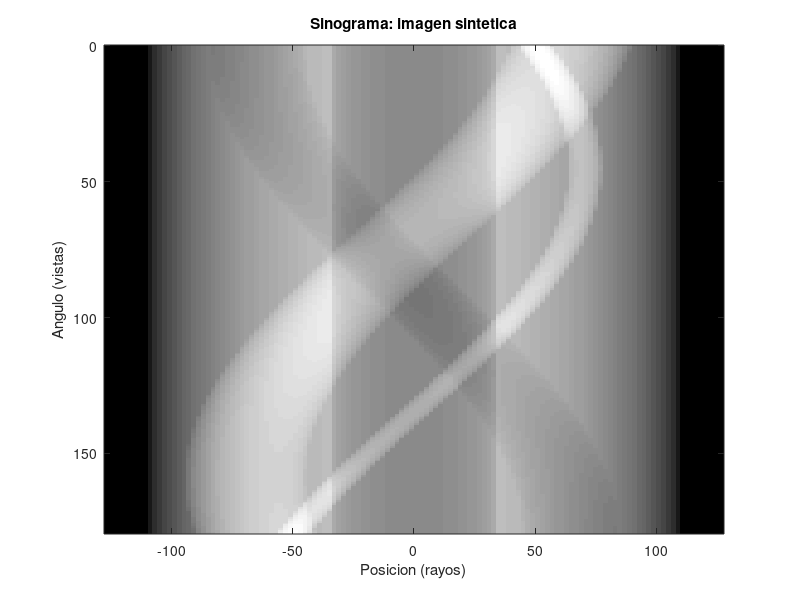

The MATLAB source for this figure:
clc, clear, close all;

circ = [ 0 0 110 2;
 -65 0 20 1;
 0 0 35 0;
 65 -25 25 4;
 50 50 7 8];

% parametros de la geometria
nr = 128; % numero de muestras radiales
dr = 2; % espaciado de los rayos
na = nr*2; % numero de muestras angulares
r = dr * ([1:nr]'-(nr+1)/2); % posiciones de las muestras radiales
angle = [0:(na-1)]'/na * pi; % posiciones de las muestras angulares
% calcular el sinograma para la imagen sintetica
rr = r(:,ones(1,na));
sg1 = zeros(nr, na);
for ii=1:size(circ,1)
 cx = circ(ii,1);
 cy = circ(ii,2);
 rad = circ(ii,3);
 amp = circ(ii,4);
 tau = cx * cos(angle) + cy * sin(angle);
 tau = tau(:,ones(1,nr))';
 t = find( (rr-tau).^2 <= rad.^2 );
 if ii > 1, amp = amp - circ(1,4); end % discos pequenos embebidos
 sg1(t) = sg1(t)+amp*2*sqrt(rad^2-(rr(t)-tau(t)).^2);
end
% visualizar el sinograma
figure(2)
 imagesc(r, angle/pi*180, sg1') % se usa la transpuesta (') y el angulo
 colormap('gray') % se muestra en grados
 title('Sinograma: imagen sintetica')
 xlabel('Posicion (rayos)')
 ylabel('Angulo (vistas)')
% definir una variable general para el sinograma, para posterior ejecucion
sinogram = sg1; % sinograma de la imagen sintetica
% visualizar informacion del sinograma
disp(sprintf('numero de rayos = %g', nr))
disp(sprintf('numero de vistas = %g', na))